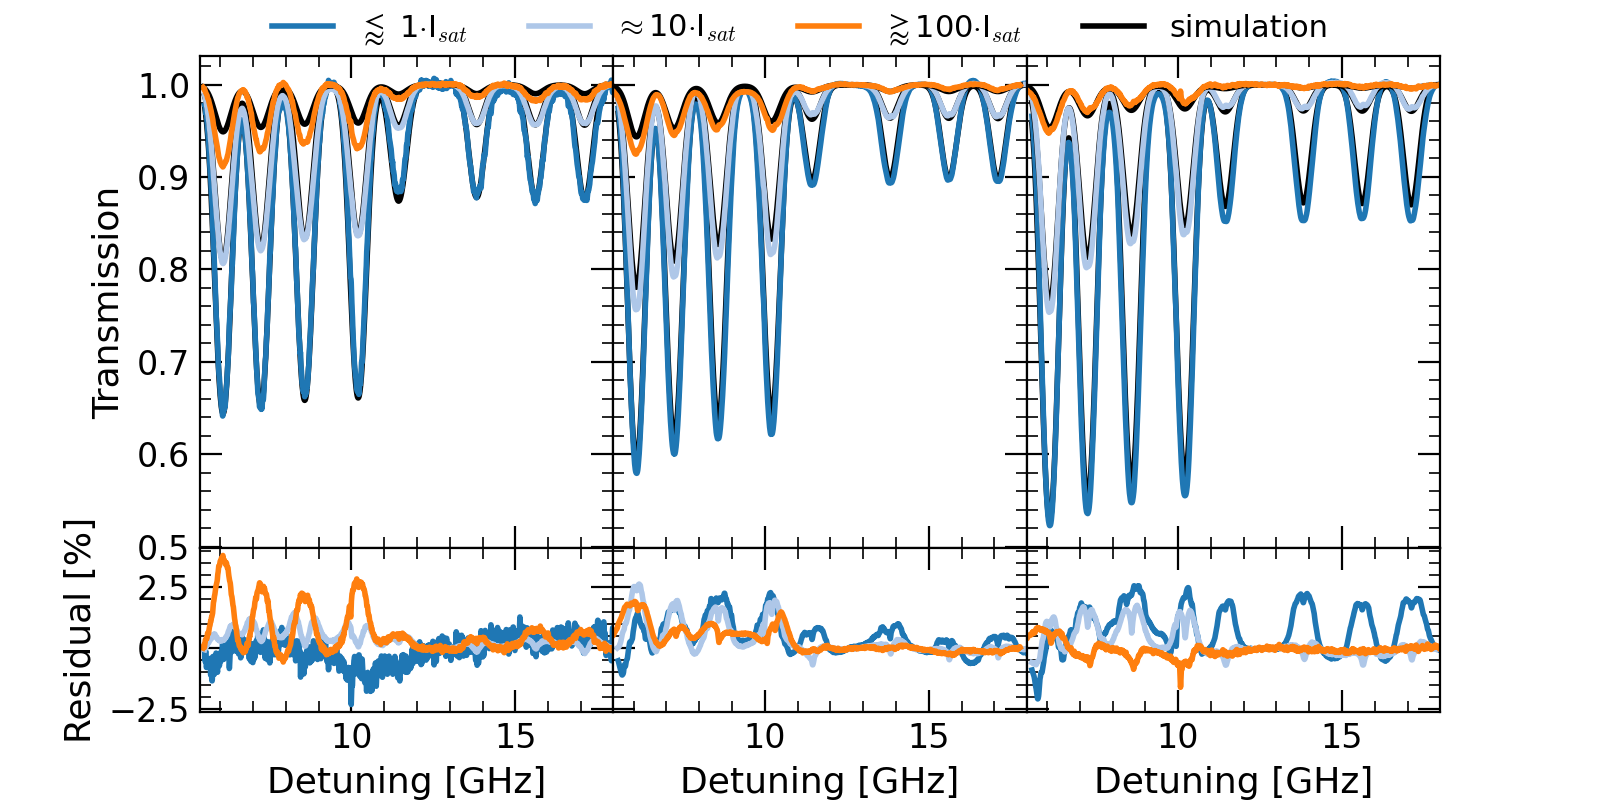

Here is the Python script that generated this plot:
import copy
import glob
import itertools
import matplotlib as mpl
import matplotlib.pyplot as plt
from matplotlib.legend_handler import HandlerTuple
import numpy as np
import os
import scipy.constants as c
from scipy.interpolate import interp1d
from scipy.signal import find_peaks
from scipy.optimize import curve_fit
from scipy.special import voigt_profile
import sys
# from libs import LindbladMasterEq as ats
import LindbladMasterEq as ats
from elecsus.libs import BasisChanger as bc

os.chdir('paper_figures')
E_LCP = bc.lrz_to_xyz(np.array([1,0,0]))

def fit(x, x0, a, b):
    return a * voigt_profile(x+x0, b, 6.0) + 1


if __name__ == '__main__':
    propagation = False
    # transit_type='integral'
    transit_type='single'
    doppler = True
    x = np.linspace(5500, 18000, 2000)

    # diameter, temperature, buffer gas, intensity correction, unused variable
    pairs=[
        (0.5e-3, 62.0, 0, 0.25, 1),
        (1.0e-3, 66.5, 0, 0.83, 1),
        (2.0e-3, 67.0, 0, 0.90, 1),
        ]

    factors = [
        [0.274, 8.57, 152.5], # 0.5 mm
        [1.270, 12.7, 228.0], # 1.0 mm
        [0.343, 11.0, 343.4], # 2.0 mm
    ]

    # Uncommenting line 131 allows to correct for small temperature fluctuations
    # 1.1 corresponds to 10% which are around 1 degree
    scale_factors = [
        [1.00, 1.01, 1.75 ],
        [1.05, 1.00, 1.00 ],
        [1.09, 1.00, 1.10 ],
    ]


    folders = ['data/0.5mm_0.6T_15V',
               'data/1.0mm_0.6T_15V',
               'data/2.0mm_0.6T_15V',
    ]
    folder_prefix = 'poly7'
    files = [
        ['1.8uW.npz', '56uW.npz', '1mW.npz'], # 0.5 mm
        ['10uW.npz', '100uW.npz', '1.8mW.npz'], # 1.0 mm
        ['10uW.npz', '320uW.npz', '10mW.npz'], # 2.0 mm
    ]

    cmap = plt.get_cmap('viridis', 5)
    def cmap(i):
        return f'C{i}'
    plt.rcParams['axes.prop_cycle'] = plt.cycler(color=plt.cm.tab20.colors)
    lot1 = mpl.lines.Line2D([], [], ls='-', c='C0', mfc='none', mec='k', label=r'$\lessapprox$ 1$\cdot$I$_{sat}$')
    lot2 = mpl.lines.Line2D([], [], ls='-', c='C1', mfc='none', mec='k', label=r'$\approx$10$\cdot$I$_{sat}$')
    lot3 = mpl.lines.Line2D([], [], ls='-', c='C2', mfc='none', mec='k', label=r'$\gtrapprox$100$\cdot$I$_{sat}$')
    lct = mpl.lines.Line2D([], [], ls='-', c='k', label='simulation')

    fig0, ax = plt.subplots(2, 3, sharex=True, sharey='row', gridspec_kw={'height_ratios': [3, 1]}, figsize=(8,4))

    for i, pair in enumerate(pairs):
        D = pair[0]
        T = pair[1]
        Isat = 16.69 # W/m2
        Psat = np.pi * Isat * D**2 / 8

        fig, (ax1, ax2) = plt.subplots(2, 1, sharex=True, gridspec_kw={'height_ratios': [3, 1]})
        for j, factor in enumerate(factors[i]):
            print(f'Pair: {pair}; corresponds to data at {Psat * factor / pair[3] * 1e6} uW')
            with np.load(f'{folders[i]}/{folder_prefix}/{files[i][j]}') as f:
                x_exp = f['x']
                y_exp = f['y']
                # Find peak of left and right most peaks to scale to simulation
                ytmp = (y_exp - y_exp.min()) / y_exp.ptp()
                idx_peaks, _ = find_peaks(1-ytmp, 1-0.92, distance=2000 * np.diff(x_exp)[0], prominence=0.05)
                xC = np.array([x_exp[idx_peaks[0]] - 200, x_exp[idx_peaks[0]] + 200])
                xO = np.array([x_exp[idx_peaks[-1]] - 200, x_exp[idx_peaks[-1]] + 200])
                pc, _ = curve_fit(fit, x_exp[(x_exp>xC[0]) & (x_exp<xC[1])], y_exp[(x_exp>xC[0]) & (x_exp<xC[1])], p0=(-x_exp[idx_peaks[0]], -200, 280))
                po, _ = curve_fit(fit, x_exp[(x_exp>xO[0]) & (x_exp<xO[1])], y_exp[(x_exp>xO[0]) & (x_exp<xO[1])], p0=(-x_exp[idx_peaks[-1]], -100, 280))
                xminC = x_exp[np.argmin(fit(x_exp, *pc))]
                xminO = x_exp[np.argmin(fit(x_exp, *po))]
                x_distance_exp = xminO - xminC
                x_distance_theory = 17112 - 6087.79
                x_scale = x_distance_exp / x_distance_theory
                x0 = xminC / x_scale - 6087.79
                x_exp = x_exp / x_scale
                x_exp = x_exp - x0
                exp_interp = interp1d(x_exp, y_exp, kind='cubic', fill_value=1, )
                y_exp = exp_interp(x)

            lcell = 2e-3
            file = f'tmp_fig3/{pair}_{factor}.npz'
            if not os.path.exists(file):
                p_dict = {'Elem':'Rb','Dline':'D2', 'lcell': lcell, 'T': pair[1],
                        'Constrain': True, 'Bfield': 6000, 'rb85frac': 0,
                        'laserPower': 1e-15, 'laserWaist': pair[0],
                        'GammaBuf': pair[2], 'collisions': 'dephase'}
                atom = ats.atomicSystem('Rb87', E_in=E_LCP, p_dict=p_dict)
                T = atom.transmission([ats.beam(w=x, P=factor * Psat, D=D, profile='flat')],
                                    z=lcell, doppler=doppler, transit_type=transit_type)
                np.savez(file, x=x, y=T)
            else:
                with np.load(file) as f:
                    T = f['y']

            # Uncomment to correct for small temperature fluctuations
            # T = np.exp(scale_factors[i][j] * np.log(T))

            # Position of all 8 HPB resonance peaks
            # Used for better linearisation of the frequency axis
            n = [ 6087.79389695,  7238.36918459,  8582.7913957,  10252.37618809, 11496.74837419, 13841.67083542, 15630.06503252, 17112.05602801]
            x_exp_peaks = np.zeros(8)
            x_sim_peaks = np.zeros(8)
            for ni, nval in enumerate(n):
                xfit = x[(x > nval-300) & (x < nval+300)]
                yfitE = y_exp[(x > nval-300) & (x < nval+300)]
                yfitS = T[(x > nval-300) & (x < nval+300)]
                poptE, _ = curve_fit(fit, xfit, yfitE, p0=(-nval, -200, 280))
                poptS, _ = curve_fit(fit, xfit, yfitS, p0=(-nval, -200, 280))
                x_exp_peaks[ni] = x[np.argmin(fit(x, *poptE))]
                x_sim_peaks[ni] = x[np.argmin(fit(x, *poptS))]
            linearized = np.poly1d(np.polyfit(x_exp_peaks, x_sim_peaks, deg=6))
            xnew = np.linspace(linearized(x).min(), linearized(x).max(), 2000)
            y_exp = interp1d(linearized(x), y_exp, kind='cubic', fill_value='extrapolate')(xnew)
            T = interp1d(x, T, kind='cubic', fill_value='extrapolate')(xnew)

            xnew /= 1e3 # make it GHz
            ax1.plot(xnew, y_exp, c=cmap(j), label=factor)
            ax1.plot(xnew, T, '--', c=cmap(j))
            ax2.plot(xnew, (T-y_exp)*100, c=cmap(j))
            ax[0, i].plot(xnew, T, c='k')
            ax[0, i].plot(xnew, y_exp, '-', c=cmap(j), label=factor)
            ax[1, i].plot(xnew, (T-y_exp)*100, c=cmap(j))
        ax1.set_ylabel('Transmission')
        ax2.set_ylabel('Residual [%]')
        ax2.set_xlabel('Detuning [GHz]')
        ax[1, i].set_xlabel('Detuning [GHz]')
        ax[1, i].set_xlim(xnew.min(), xnew.max())
        h, _ = ax1.get_legend_handles_labels()
        fig.tight_layout()
        fig.subplots_adjust(hspace=0, wspace=0)
        plt.savefig(f'tmp_fig3/{pair}_paper.png', dpi=200)
        plt.close()
    ax[0, 0].set_ylabel('Transmission')
    ax[1, 0].set_ylabel('Residual [%]')
    ax[0, 0].text(12000, 0.55, '$⌀=0.5$ mm')
    ax[0, 1].text(12000, 0.55, '$⌀=1.0$ mm')
    ax[0, 2].text(12000, 0.55, '$⌀=2.0$ mm')
    fig0.legend(ncol=4, handles=[lot1, lot2, lot3, lct], frameon=False, loc='upper center', bbox_to_anchor=(0.5, 1.02))
    fig0.subplots_adjust(hspace=0, wspace=0, top=0.93)
    fig0.tight_layout(pad=0)
    fig0.savefig(f'fig3.png', dpi=200)
    plt.show()
